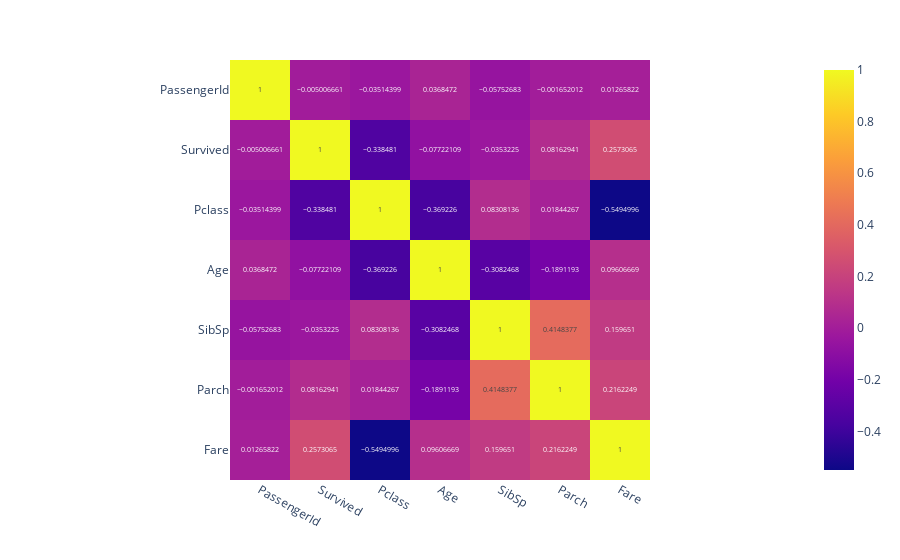

The notebook cell saved with this chart:
### Markdown cell above
#### Age

Again, like `Cabin`, `Age` isn't a categorical column, so we will need to think before just filling the missing value with a statistic like mode. 

Q3. Fill the missing values with any aggregate function, you think is suitable on the `Age` column of the dataframe grouped by the most correlated column (show correlation graphically). (20)

Hint: google "correlation heatmap" in the library of your choice.

### Code cell
df = titanic.copy()
df["Pclass"] = df["Pclass"].astype(int)
px.imshow(df.corr(), text_auto=True)

### Figure 1 — Plotly figure (JSON) as saved in the notebook; plotly's stock layout.template omitted (floating-point values rounded to 4 significant figures)
{"data": [{"coloraxis": "coloraxis", "hovertemplate": "x: %{x}<br>y: %{y}<br>color: %{z}<extra></extra>", "name": "0", "texttemplate": "%{z}", "type": "heatmap", "x": ["PassengerId", "Survived", "Pclass", "Age", "SibSp", "Parch", "Fare"], "xaxis": "x", "y": ["PassengerId", "Survived", "Pclass", "Age", "SibSp", "Parch", "Fare"], "yaxis": "y", "z": [[1, -0.005007, -0.03514, 0.03685, -0.05753, -0.001652, 0.01266], [-0.005007, 1, -0.3385, -0.07722, -0.03532, 0.08163, 0.2573], [-0.03514, -0.3385, 1, -0.3692, 0.08308, 0.01844, -0.5495], [0.03685, -0.07722, -0.3692, 1, -0.3082, -0.1891, 0.09607], [-0.05753, -0.03532, 0.08308, -0.3082, 1, 0.4148, 0.1597], [-0.001652, 0.08163, 0.01844, -0.1891, 0.4148, 1, 0.2162], [0.01266, 0.2573, -0.5495, 0.09607, 0.1597, 0.2162, 1]]}], "layout": {"coloraxis": {"colorscale": [[0, "#0d0887"], [0.1111, "#46039f"], [0.2222, "#7201a8"], [0.3333, "#9c179e"], [0.4444, "#bd3786"], [0.5556, "#d8576b"], [0.6667, "#ed7953"], [0.7778, "#fb9f3a"], [0.8889, "#fdca26"], [1, "#f0f921"]]}, "margin": {"t": 60}, "xaxis": {"anchor": "y", "constrain": "domain", "domain": [0, 1], "scaleanchor": "y"}, "yaxis": {"anchor": "x", "autorange": "reversed", "constrain": "domain", "domain": [0, 1]}}}
